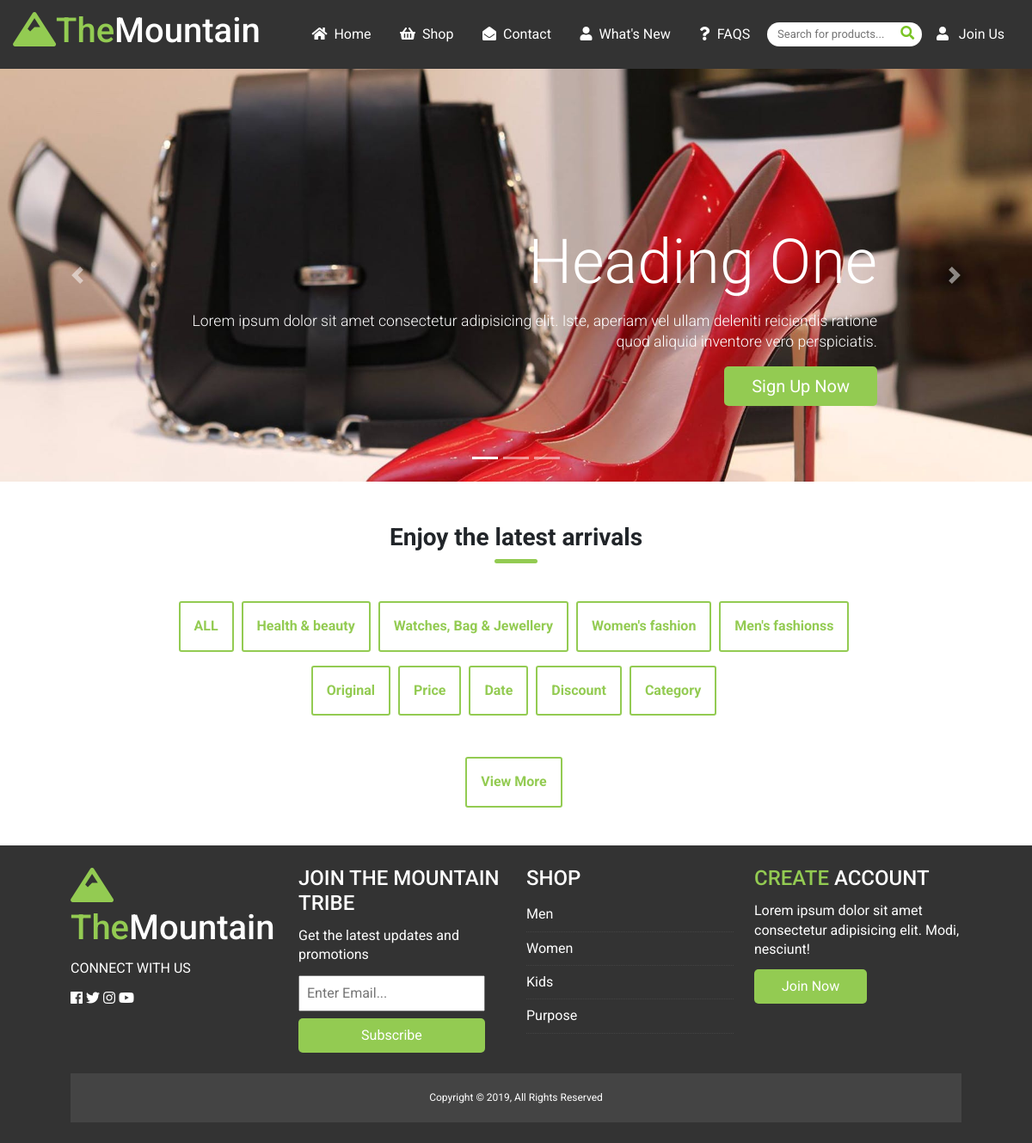
The page /index.php/pages/new on the database as committed earlier.
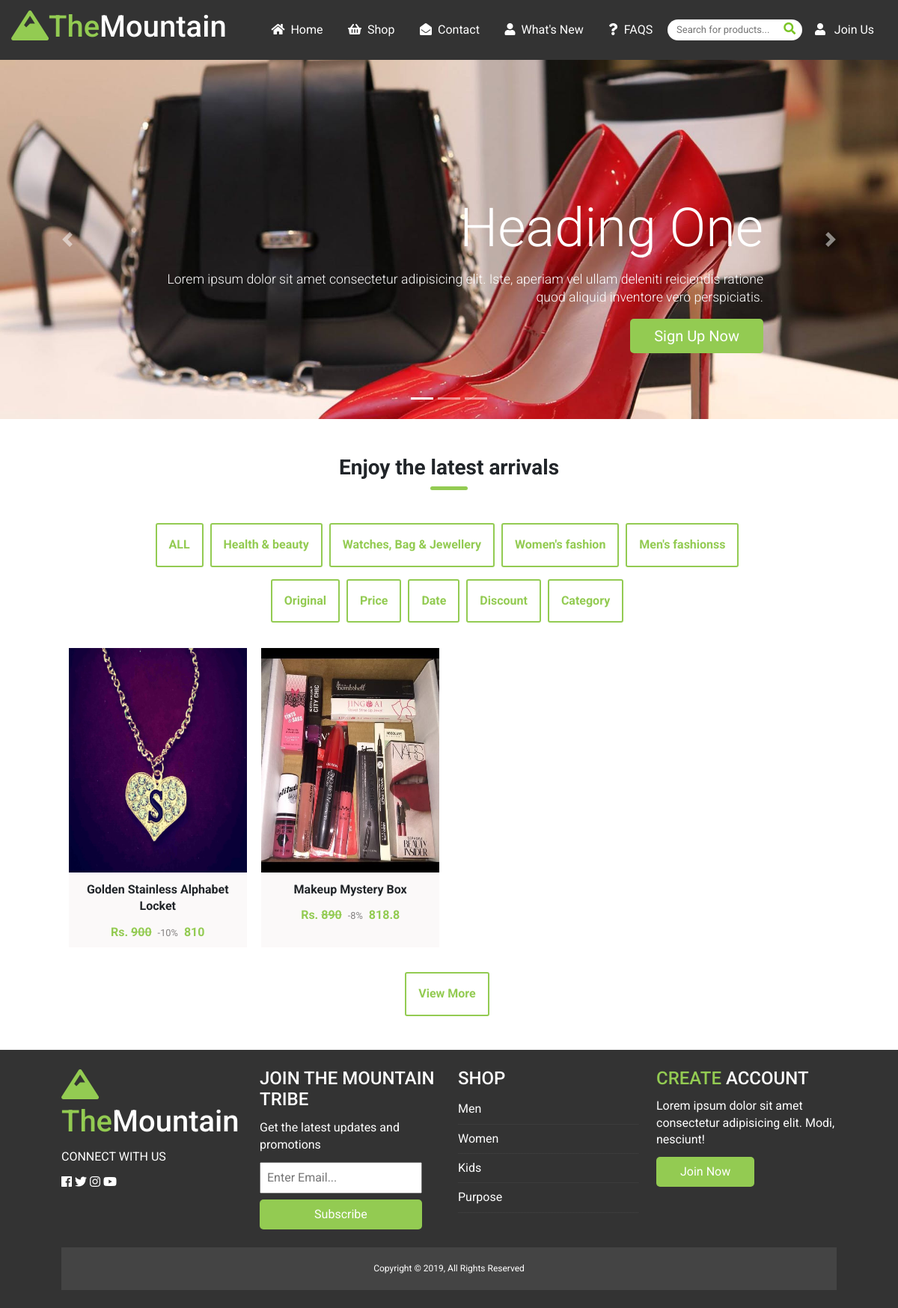
The same page on the database as committed later.
### tables this page shows
CREATE TABLE `categories` (
  `cat_id` int(11) NOT NULL,
  `cat_name` varchar(255) NOT NULL,
  `cat_class` varchar(255) NOT NULL,
  `uploaded_at` datetime NOT NULL DEFAULT current_timestamp()
);

CREATE TABLE `products` (
  `id` int(11) NOT NULL,
  `product_description` varchar(255) NOT NULL,
  `product_cat` int(11) NOT NULL,
  `product_price` float NOT NULL,
  `product_image` text NOT NULL,
  `brand` varchar(50) NOT NULL,
  `discount` int(11) NOT NULL,
  `quantity` int(11) NOT NULL,
  `product_desc_detailed` text NOT NULL,
  `created_at` datetime NOT NULL DEFAULT current_timestamp()
);

### application/controllers/Pages.php (called while the page is built, shortened)
<?php
class Pages extends CI_Controller{
    public function __construct(){
        $this->load->model('category');
        $this->load->model('product');
        $this->load->model('faq');
    }
    public function new(){
        $data = [
            'categories' => $this->category->get_categories(),
            'products' => $this->product->get_new()
        ];
        $this->load->view('pages/new', $data);
    }
}
?>

### index.php (called while the page is built, shortened)
<?php
require_once BASEPATH.'core/CodeIgniter.php';

### application/models/Category.php (called while the page is built, shortened)
<?php
    class Category extends CI_Model {
        public function get_categories(){
            return $this->db->get('categories')->result_array();
        }
    }
?>

### application/models/Product.php (called while the page is built, shortened)
<?php
    class Product extends CI_Model {
        public function get_new(){
            $this->db->select('*');
            $this->db->from('products as p');
            $this->db->join('categories as c', 'p.product_cat = c.cat_id AND quantity != 0 AND created_at >= DATE_SUB(NOW(),INTERVAL 2 day)');
           return $this->db->get()->result_array();
        }
    }
?>

### application/views/pages/new.php (the view, shortened to what this page needs)
<?php require APPPATH.'views/inc/header.php' ; ?>
<?php require APPPATH.'views/inc/navbar.php' ; ?>
    <div id="myCarousel" class="carousel slide new_carousel mb-5" data-ride="carousel">
      <ol class="carousel-indicators">
        <li data-target="#myCarousel" data-slide-to="0" class="active"></li>
        <li data-target="#myCarousel" data-slide-to="1"></li>
        <li data-target="#myCarousel" data-slide-to="2"></li>
      </ol>
      <div class="carousel-inner">
        <div class="carousel-item carousel-image-1 active" style="background-image: url('<?= base_url(); ?>assets/img/arrival1.jpeg');">
          <div class="container">
            <div class="carousel-caption d-none d-sm-block text-right mb-5">
              <h1 class="display-3">Heading One</h1>
              <p class="lead">Lorem ipsum dolor sit amet consectetur adipisicing elit. Iste, aperiam vel ullam deleniti reiciendis ratione
                quod aliquid inventore vero perspiciatis.</p>
              <a href="#" class="btn btn-danger btn-lg">Sign Up Now</a>
            </div>
          </div>
        </div>
      </div>
      <a href="#myCarousel" data-slide="prev" class="carousel-control-prev">
        <span class="carousel-control-prev-icon"></span>
      </a>
      <a href="#myCarousel" data-slide="next" class="carousel-control-next">
        <span class="carousel-control-next-icon"></span>
      </a>
    </div>
<section class="m-4 new_arrival">
    <div class="info text-center">
        <h3>Enjoy the latest arrivals</h3>
        <div class="bottom-line"></div><br><br>
    </div>
<div class="container">
      <div class="filter">
         <center>
            <ul id="filters">
            <a href="#" data-filter="*" class="current cat-btn outline-primary">ALL</a>
            <?php foreach ($categories as $category): ?>
                    <a class="cat-btn outline-primary" href="#" data-filter=".<?php echo $category['cat_class']; ?>">
                        <?php echo ucfirst($category['cat_name']); ?>
                    </a>
            <?php endforeach; ?>
            </ul>
          </center>
        </div>
        <div id="sorts" class="button-group">
             <center>
                <button class="cat-btn is-checked" data-sort-by="original-order">Original</button>
                <button class="cat-btn" data-sort-by="price">Price</button>
                <button class="cat-btn" data-sort-by="date">Date</button>
                <button class="cat-btn" data-sort-by="discount">Discount</button>
                <button class="cat-btn" data-sort-by="category">Category</button>
            </center>
        </div>
        <div class="items mt-4">
              <?php foreach ($products as $product): ?>
                    <div class="item <?php echo $product['cat_class']; ?>" data-category="<?php echo $product['cat_class']; ?>">
                       <div onclick=window.location.href='<?php echo base_url().'products/show/'.$product['id']; ?>'>
                        <div class="item-image">
                                <img src="<?php echo base_url().$product['product_image']; ?>" alt="">
                            </div>
                            <div class="item-description">
                                <p><?php echo ucfirst($product['product_description']); ?></p>
                                <?php if($product['discount'] != 0): ?>
                                    <span class="price">Rs. <del> <?php echo($product['product_price']); ?></del></span>
                                    <small class='gray-text'>-<?php echo $product['discount']; ?>% </small>
                                    <span class="price"><?php echo($product['product_price'] - $product['product_price']* ($product['discount']/100)); ?></span>
                                <?php else: ?>
                                    <span class="price">Rs. <?php echo($product['product_price']); ?></span>
                                <?php endif; ?>
                            </div>
                       </div>
                        <div class="icons">
						</div>
                    </div>
                <?php endforeach; ?>
         </div>
    </div>
</section>
<center>
    <a href="<?php echo base_url().'pages/shop'; ?>" class="cat-btn">View More</a>
</center>
<br><br>
<?php require APPPATH.'views/inc/main-footer.php' ; ?>
<?php require APPPATH.'views/inc/footer.php' ; ?>

### application/views/inc/header.php (shortened to what this page needs)
<!DOCTYPE html>
<html lang="en">
<head>
  <link rel="stylesheet" type="text/css" href="<?php echo base_url(); ?>assets/css/superslides.css">
  <link rel="stylesheet" href="https://stackpath.bootstrapcdn.com/bootstrap/4.4.1/css/bootstrap.min.css">
  <link rel="stylesheet" href="https://use.fontawesome.com/releases/v5.0.8/css/all.css">
  <link rel="stylesheet" href="https://cdnjs.cloudflare.com/ajax/libs/fancybox/3.2.5/jquery.fancybox.min.css" />
  <link rel="stylesheet" href="<?php echo base_url(); ?>assets/css/style.css">
</head>

### application/views/inc/navbar.php (shortened to what this page needs)
<nav id="navigation">
        <h1 class="logo">
        <span class="text-primary">
          <i class="fas fa-mountain"></i>The</span>Mountain
        </h1>
        <ul id="main_menu">
            <li><a href="<?php echo base_url(); ?>"><i class="fas fa-home"></i> &nbsp;Home</a></li>
            <li><a href="<?php echo base_url(); ?>pages/shop"><i class="fas fa-shopping-basket"></i> &nbsp;Shop</a></li>
            <li><a href="<?php echo base_url(); ?>pages/contact"><i class="fas fa-envelope-open"></i> &nbsp;Contact</a></li>
            <li><a href="<?php echo base_url(); ?>pages/new"><i class="fas fa-user"></i> &nbsp;What's New</a></li>
            <li><a href="<?php echo base_url(); ?>pages/faqs"><i class="fas fa-question"></i> &nbsp;FAQS</a></li>
        </ul>
        <ul>
            <li id="search_bar">
                <form action="#" method="GET">
                <input type="text" name="q" id="search_text_input" placeholder="Search for products..." onkeyup="getLiveSearchProducts(this.value, '<?php echo base_url(); ?>')" autocomplete="off">
                <button type="button" id="search_button"><i class="fas fa-search"></i></button>
                </form>
            </li>
            <?php if(!isset($_SESSION['user_id'])): ?>
                <li><a href="<?php echo base_url(); ?>auth/login"><i class="fas fa-user"></i> &nbsp; Join Us</a></li>
            <?php endif; ?>
        </ul>
</nav>

### application/views/inc/main-footer.php
<footer id="main-footer" class="p-4">
    <div class="container footer-container">
      <div>
        <h1 class="logo">
            <span class="text-primary">
            <i class="fas fa-mountain"></i>The</span>Mountain
        </h1>
        <p>CONNECT WITH US</p>
        <a href="http://facebook.com" target="_blank"><i class="fab fa-facebook"></i></a>
        <a href="http://twitter.com" target="_blank"><i class="fab fa-twitter"></i></a>
        <a href="http://instagram.com" target="_blank"><i class="fab fa-instagram"></i></a>
        <a href="http://youtube.com" target="_blank"><i class="fab fa-youtube"></i></a>
      </div>
      <div>
        <h4>JOIN THE MOUNTAIN TRIBE</h4>
        <p>Get the latest updates and promotions</p>
        <form>
          <input type="email" placeholder="Enter Email...">
          <input type="submit" value="Subscribe" class="btn btn-primary">
        </form>
      </div>
      <div>
        <h4>SHOP</h4>
        <ul class="list">
          <li><a href="#">Men</a></li>
          <li><a href="#">Women</a></li>
          <li><a href="#">Kids</a></li>
          <li><a href="#">Purpose</a></li>
        </ul>
      </div>
      <div>
        <h4> <span class="text-primary">CREATE</span> ACCOUNT</h4>
        <p>Lorem ipsum dolor sit amet consectetur adipisicing elit. Modi, nesciunt!</p>
        <a href="#" class="btn btn-secondary">Join Now</a>
      </div>
      <div>
        <p>
          Copyright &copy; 2019, All Rights Reserved
        </p>
      </div>
    </div>
  </footer>

### application/views/inc/footer.php (shortened to what this page needs)
</body>
</html>

### assets/css/style.css (style rules this page uses)
* { box-sizing: border-box; margin:0; padding: 0; }
a { text-decoration: none !important; }
p { margin: 0.75rem 0; }
#search_bar { position: relative; }
#search_bar input { width:180px; border-radius: 15px; border: none; padding:5px 5px 5px 12px; font-size: 13px;; }
#search_bar button { background: transparent; border: none; position: absolute; right:9px; top:2px; color: #7ac425; }
#main_menu { position: relative; left: 20px; }
.gray-text { color: #838080; display: inline-block; margin: 0 4px; }
.bottom-line { background: #93cb52; width: 50px; height: 5px; margin:0 auto; border-radius: 10px; }
.container { max-width: 1100px; margin: auto; padding: 0 2rem; overflow: hidden; }
.text-center { text-align:center; }
.text-primary { color: #93cb52 !important; }
.lead { font-size: 1.1rem; margin-bottom: 1rem; }
.btn { display: inline-block; color: #fff; background: #93cb52 !important; padding: 0.5rem 2rem; border: none; border-radius: 5px; }
.cat-btn { display: inline-block; padding: 1rem; border: 2px solid #93cb52; border-radius: 3px; color: #93cb52; background: #fff !important; margin-right: 5px; font-weight: bold; cursor: pointer; transition: all 0.2s ease; }
.list { margin: 0.5rem 0; list-style: none; }
.list li { padding: 0.5rem 0; border-bottom: #444 dotted 1px; }
#navigation { display: flex; top:0; background: #333; color: #fff; justify-content: space-evenly; z-index: 1000; padding: 0.75rem; width:100%; }
#navigation ul { display: flex; align-items: center; list-style: none; margin-bottom: 0 !important; margin-left:20px; }
#navigation ul li a { color: #fff; padding: 0.80rem; margin: 0 0.25rem; }
.items { display: flex; flex-wrap: wrap; }
.item { width: 23%; margin: 0.6rem; height: 400px; background: rgb(251, 249, 249); text-align: center; font-weight: bold; cursor: pointer; position: relative; display: block; overflow: hidden; }
.item .icons { position: absolute; width: 90px; height: 40px; left: 50%; top: 50%; margin: -20px auto 0 -47px; text-align: center; z-index: 999; }
.price { color: #93cb52; }
.item .item-image img { width: 100%; height: 300px; }
.checkout_section h3, .faqs_section h3, .new_arrival h3 { font-weight: bold; text-align: center; }
#main-footer { background: #333; color: #fff; }
.carousel-item { height: 480px; }
.carousel-image-1 { background-size: cover; background-position: center center; }
#main-footer a { color: #fff; }
#main-footer .footer-container { display: grid; grid-template-columns: repeat(4, 1fr); grid-gap: 1.5rem; }
#main-footer .footer-container > *:last-child { background: #444; grid-column: 1 / span 4; padding: .5rem; text-align: center; font-size: 0.75rem; }
#main-footer .footer-container input[type='email'] { width: 90%; padding: 0.5rem; margin-bottom: 0.5rem; }
#main-footer .footer-container input[type='submit'] { width: 90%; }

Rows that differ between the two databases and show on the page:
now on this page (row edited): products: product_image (picture), product_description "Golden Stainless Alphabet Locket", product_price "900", discount "10", product_price+discount "810"
now on this page (row edited): products: product_image (picture), product_description "Makeup Mystery Box", product_price "890", discount "8", product_price+discount "818.8"
